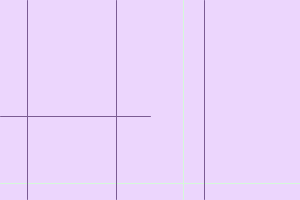
Frame 1 (no input)
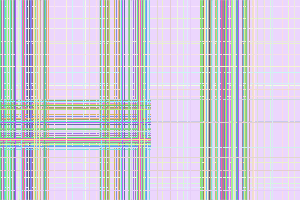
Frame 60 (the mouse pressed at the canvas centre just before this capture)
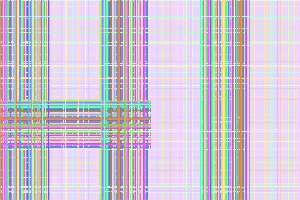
Frame 120 (the mouse held since frame 60 and released just before this capture)

The Processing sketch that drew these frames (run headless with seeded random() and noise(); from frame 60 on, the mouse is pressed at the canvas centre):

// Processing sketch: processing_184927
// ── processing_184927.pde

void setup () {
  size(300,200);
  background (random(200,256), random(200,256), random (200,256));
}
void draw() {
  //background (0);
  stroke(random(200,256), random(200,256), random (200,256));
  
  float distance_full = random (400);
  float distance_1 = random (0,50);
  float distance_2 = random (100,150);
  float distance_3 = random (200,250);
  
  line (distance_full,0, distance_full,399);
  line (0,distance_full, 399,distance_full);
  stroke (random (90,256), random (90,256), random (90,256));
  line (distance_1,0, distance_1,199); 
  line (distance_2,0, distance_2,199);
  line (0,distance_2, 150,distance_2);
  line (distance_3,0, distance_3, 199);  
  


}
